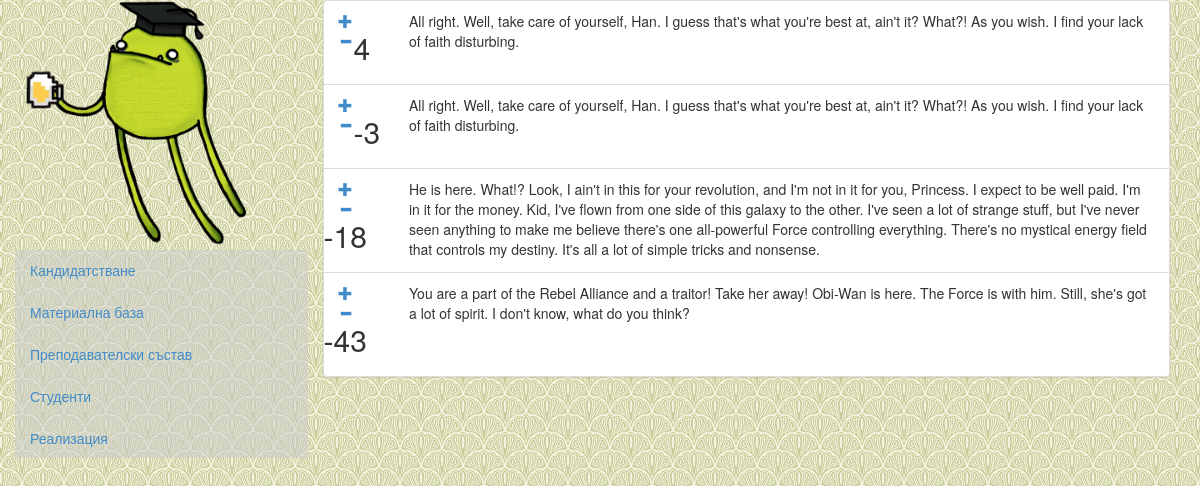
Page /programme/2/1 on the earlier database version.
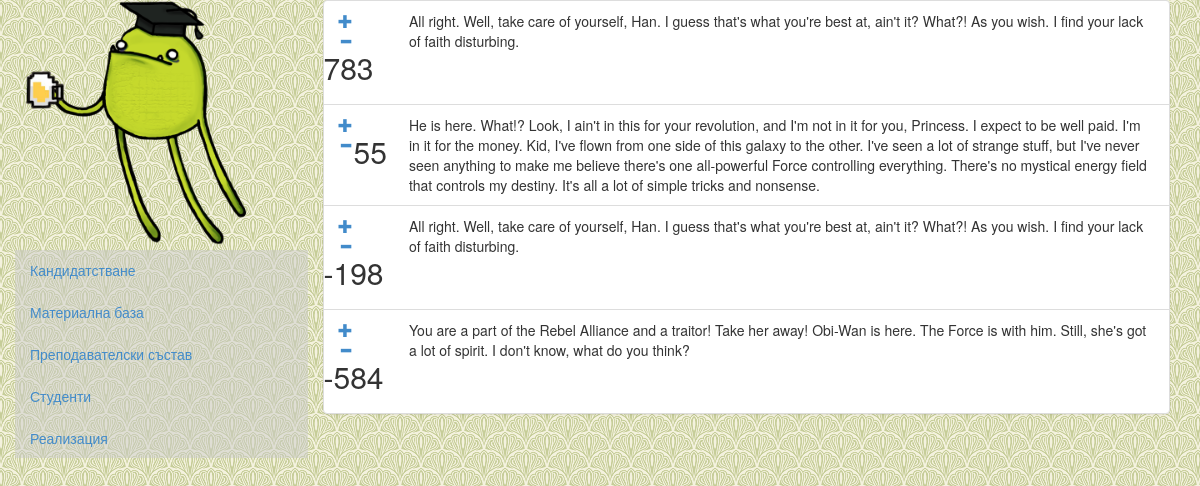
Same page on the later database version.
### default/models.py (models this page shows, shortened)
class Post(models.Model):
    title = models.CharField(max_length=200)
    text = models.TextField()
    category = models.ForeignKey(PostCategory, related_name='posts')
    date = models.DateField(auto_now=True)
    vote = models.IntegerField()
    programme = models.ForeignKey(Programme, related_name='posts')

### default/views.py (the view)
def posts_view(request, programme_id, cat_id):
    programme = models.Programme.objects.get(id=programme_id)
    posts = models.Post.objects\
        .filter(category__id=cat_id, programme__id=programme_id)\
        .order_by('-vote')
    return render(request, 'default/posts.html', {
        'programme': programme,
        'selected_cat_id': cat_id,
        'posts': posts,
    })

### templates/default/posts.html (shortened to what this page needs)
{% extends "default/programme_base.html" %}
{% load staticfiles %}
{% block info %}
  <ul class="list-group">
    {% for post in posts %}
      <li class="list-group-item">
        <div class="row">
          <div class="col-xs-1">
            <div class="row">
              <div class="col-xs-3">
                <a href="#" class="vote-link" data-db-id="{{ post.id }}" data-direction="up"><span class="glyphicon glyphicon-plus"></a>
                <a href="#" class="vote-link" data-db-id="{{ post.id }}" data-direction="down"><span class="glyphicon glyphicon-minus"></a>
              </div>
              <h2 data-votes-id="{{ post.id }}">{{ post.vote }}</h2>
            </div>
          </div>
          <div class="col-xs-11">
            {{ post.text }}
          </div>
      </div>
    </li>
    {% endfor %}
  </ul>
{% endblock %}

Differences in the rows shown:
changed Post (number 1 of 4 on the later page): vote "-3" → "783"
changed Post (number 2 of 4 on the later page): vote "-18" → "55"
changed Post (number 3 of 4 on the later page): vote "4" → "-198"; moves down the list
changed Post (number 4 of 4 on the later page): vote "-43" → "-584"
